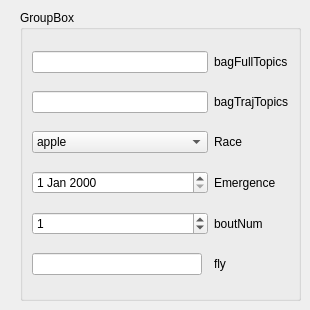
        <widget class="QWidget" name="tab_3">
         <attribute name="title">
          <string>Record</string>
         </attribute>
         <widget class="QGroupBox" name="groupBox_9">
          <property name="geometry">
           <rect>
            <x>20</x>
            <y>10</y>
            <width>281</width>
            <height>291</height>
           </rect>
          </property>
          <property name="title">
           <string>GroupBox</string>
          </property>
          <layout class="QGridLayout" name="gridLayout_17">
           <item row="4" column="2">
            <widget class="QLabel" name="label_12">
             <property name="text">
              <string>boutNum</string>
             </property>
            </widget>
           </item>
           <item row="2" column="2">
            <widget class="QLabel" name="label_6">
             <property name="text">
              <string>Race</string>
             </property>
            </widget>
           </item>
           <item row="0" column="2">
            <widget class="QLabel" name="label_47">
             <property name="text">
              <string>bagFullTopics</string>
             </property>
            </widget>
           </item>
           <item row="2" column="0" colspan="2">
            <widget class="QComboBox" name="race">
             <item>
              <property name="text">
               <string>apple</string>
              </property>
             </item>
             <item>
              <property name="text">
               <string>hawthorn</string>
              </property>
             </item>
             <item>
              <property name="text">
               <string>unknown</string>
              </property>
             </item>
            </widget>
           </item>
           <item row="4" column="0" colspan="2">
            <widget class="QSpinBox" name="boutNum">
             <property name="value">
              <number>1</number>
             </property>
            </widget>
           </item>
           <item row="0" column="0" colspan="2">
            <widget class="QLineEdit" name="bagFullTopics"/>
           </item>
           <item row="3" column="2">
            <widget class="QLabel" name="label_7">
             <property name="text">
              <string>Emergence</string>
             </property>
            </widget>
           </item>
           <item row="3" column="0" colspan="2">
            <widget class="QDateEdit" name="emergence"/>
           </item>
           <item row="1" column="0" colspan="2">
            <widget class="QLineEdit" name="bagTrajTopics"/>
           </item>
           <item row="1" column="2">
            <widget class="QLabel" name="label_48">
             <property name="text">
              <string>bagTrajTopics</string>
             </property>
            </widget>
           </item>
           <item row="5" column="0">
            <widget class="QLineEdit" name="fly"/>
           </item>
           <item row="5" column="2">
            <widget class="QLabel" name="label_49">
             <property name="text">
              <string>fly</string>
             </property>
            </widget>
           </item>
          </layout>
         </widget>
        </widget>
